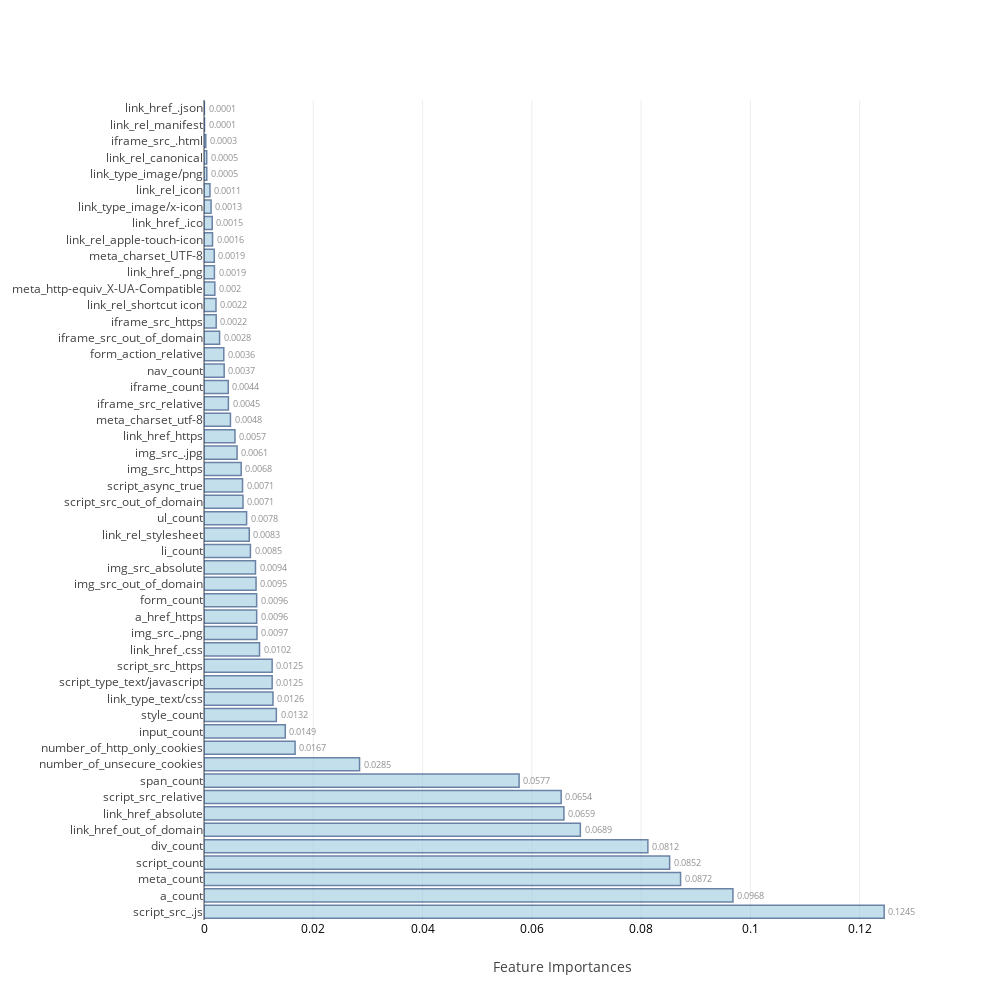
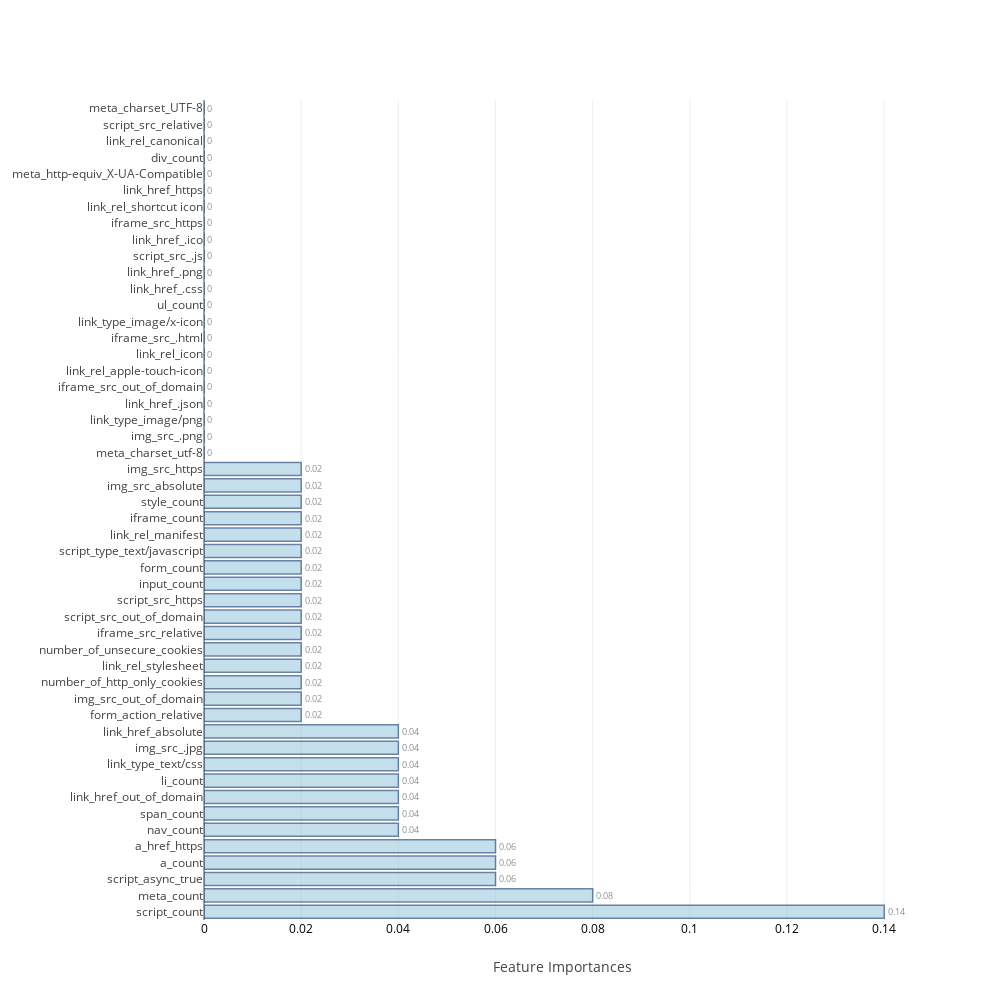
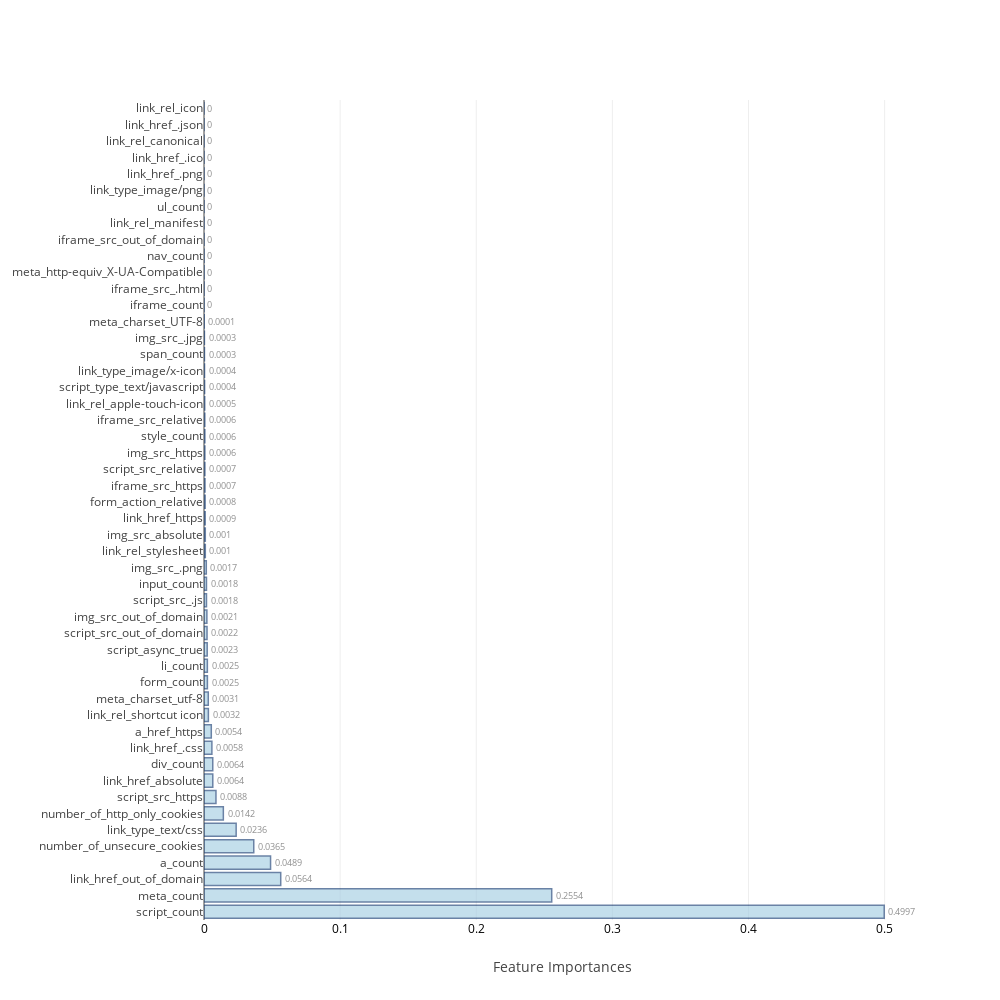
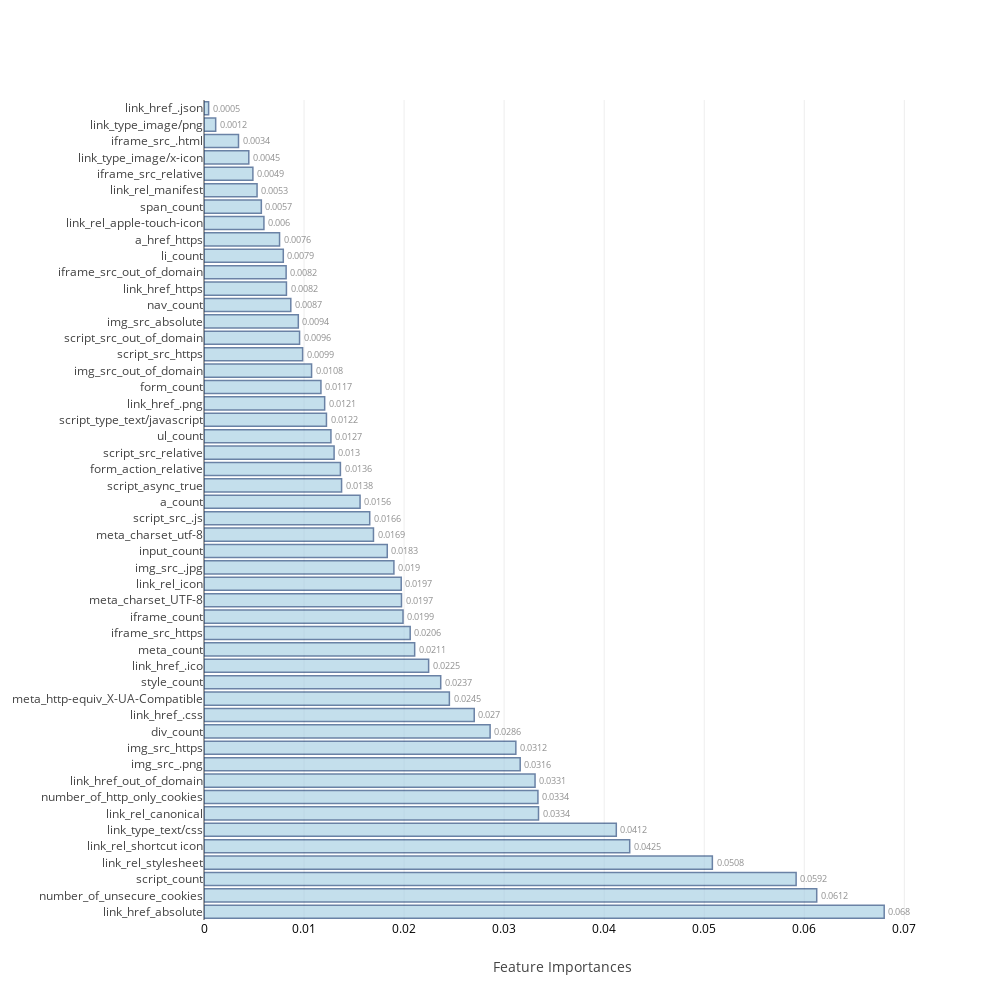

The notebook cell these images were saved under, in order:
### Code cell
feat_imp=[None]*4
j=0
for i in range(0,8):
    if i>=2 and i<=5:
        model,cm_train,cm_test,acc_train,acc_test,roc_auc,feat_imp[j]=f[i](X_train,Y_train,X_test,Y_test,http_columns)
        j=j+1
    else:
        model,cm_train,cm_test,acc_train,acc_test,roc_auc=f[i](X_train,Y_train,X_test,Y_test)
    table_80_50_train.loc[i]=   ([acc_train,cm_train.TP,cm_train.TN,cm_train.FP,cm_train.FN,cm_train.FPR,cm_train.FNR])
    table_80_50_test.loc[i] =   ([acc_test ,cm_test.TP, cm_test.TN, cm_test.FP, cm_test.FN, cm_test.FPR, cm_test.FNR,roc_auc])
    print("\n")

### Figure 1 — Plotly figure (JSON) as saved in the notebook; plotly's stock layout.template omitted (floating-point values rounded to 4 significant figures)
{"data": [{"marker": {"color": "rgb(158,202,225)", "line": {"color": "rgb(8,48,107)", "width": 1.5}}, "opacity": 0.6, "orientation": "h", "text": [0.1245, 0.0968, 0.0872, 0.0852, 0.0812, 0.0689, 0.0659, 0.0654, 0.0577, 0.0285, 0.0167, 0.0149, 0.0132, 0.0126, 0.0125, 0.0125, 0.0102, 0.0097, 0.0096, 0.0096, 0.0095, 0.0094, 0.0085, 0.0083, 0.0078, 0.0071, 0.0071, 0.0068, 0.0061, 0.0057, 0.0048, 0.0045, 0.0044, 0.0037, 0.0036, 0.0028, 0.0022, 0.0022, 0.002, 0.0019, 0.0019, 0.0016, 0.0015, 0.0013, 0.0011, 0.0005, 0.0005, 0.0003, 0.0001, 0.0001], "textposition": "outside", "type": "bar", "uid": "4110b517-212b-489f-b63e-292650b74deb", "x": [0.1245, 0.0968, 0.08722, 0.08522, 0.08124, 0.06888, 0.06587, 0.06537, 0.05767, 0.02847, 0.01667, 0.01488, 0.01324, 0.01263, 0.01248, 0.01248, 0.01016, 0.009698, 0.009641, 0.009638, 0.009525, 0.009422, 0.008494, 0.008288, 0.007794, 0.007138, 0.007053, 0.006805, 0.006052, 0.005664, 0.004839, 0.004464, 0.004439, 0.003693, 0.003621, 0.002848, 0.002233, 0.002197, 0.00198, 0.001907, 0.001882, 0.001562, 0.001506, 0.001295, 0.001089, 0.0005087, 0.0004937, 0.0003292, 9.308e-05, 6.816e-05], "y": ["script_src_.js", "a_count", "meta_count", "script_count", "div_count", "link_href_out_of_domain", "link_href_absolute", "script_src_relative", "span_count", "number_of_unsecure_cookies", "number_of_http_only_cookies", "input_count", "style_count", "link_type_text/css", "script_type_text/javascript", "script_src_https", "link_href_.css", "img_src_.png", "a_href_https", "form_count", "img_src_out_of_domain", "img_src_absolute", "li_count", "link_rel_stylesheet", "ul_count", "script_src_out_of_domain", "script_async_true", "img_src_https", "img_src_.jpg", "link_href_https", "meta_charset_utf-8", "iframe_src_relative", "iframe_count", "nav_count", "form_action_relative", "iframe_src_out_of_domain", "iframe_src_https", "link_rel_shortcut icon", "meta_http-equiv_X-UA-Compatible", "link_href_.png", "meta_charset_UTF-8", "link_rel_apple-touch-icon", "link_href_.ico", "link_type_image/x-icon", "link_rel_icon", "link_type_image/png", "link_rel_canonical", "iframe_src_.html", "link_rel_manifest", "link_href_.json"]}], "layout": {"autosize": false, "height": 1000, "width": 1000, "xaxis": {"tickfont": {"color": "black", "size": 12}, "title": "Feature Importances"}, "yaxis": {"automargin": true}}}

### Figure 2 — Plotly figure (JSON) as saved in the notebook; plotly's stock layout.template omitted (floating-point values rounded to 4 significant figures)
{"data": [{"marker": {"color": "rgb(158,202,225)", "line": {"color": "rgb(8,48,107)", "width": 1.5}}, "opacity": 0.6, "orientation": "h", "text": [0.14, 0.08, 0.06, 0.06, 0.06, 0.04, 0.04, 0.04, 0.04, 0.04, 0.04, 0.04, 0.02, 0.02, 0.02, 0.02, 0.02, 0.02, 0.02, 0.02, 0.02, 0.02, 0.02, 0.02, 0.02, 0.02, 0.02, 0.02, 0, 0, 0, 0, 0, 0, 0, 0, 0, 0, 0, 0, 0, 0, 0, 0, 0, 0, 0, 0, 0, 0], "textposition": "outside", "type": "bar", "uid": "12716296-42a7-4141-90b4-91c3307ac854", "x": [0.14, 0.08, 0.06, 0.06, 0.06, 0.04, 0.04, 0.04, 0.04, 0.04, 0.04, 0.04, 0.02, 0.02, 0.02, 0.02, 0.02, 0.02, 0.02, 0.02, 0.02, 0.02, 0.02, 0.02, 0.02, 0.02, 0.02, 0.02, 0, 0, 0, 0, 0, 0, 0, 0, 0, 0, 0, 0, 0, 0, 0, 0, 0, 0, 0, 0, 0, 0], "y": ["script_count", "meta_count", "script_async_true", "a_count", "a_href_https", "nav_count", "span_count", "link_href_out_of_domain", "li_count", "link_type_text/css", "img_src_.jpg", "link_href_absolute", "form_action_relative", "img_src_out_of_domain", "number_of_http_only_cookies", "link_rel_stylesheet", "number_of_unsecure_cookies", "iframe_src_relative", "script_src_out_of_domain", "script_src_https", "input_count", "form_count", "script_type_text/javascript", "link_rel_manifest", "iframe_count", "style_count", "img_src_absolute", "img_src_https", "meta_charset_utf-8", "img_src_.png", "link_type_image/png", "link_href_.json", "iframe_src_out_of_domain", "link_rel_apple-touch-icon", "link_rel_icon", "iframe_src_.html", "link_type_image/x-icon", "ul_count", "link_href_.css", "link_href_.png", "script_src_.js", "link_href_.ico", "iframe_src_https", "link_rel_shortcut icon", "link_href_https", "meta_http-equiv_X-UA-Compatible", "div_count", "link_rel_canonical", "script_src_relative", "meta_charset_UTF-8"]}], "layout": {"autosize": false, "height": 1000, "width": 1000, "xaxis": {"tickfont": {"color": "black", "size": 12}, "title": "Feature Importances"}, "yaxis": {"automargin": true}}}

### Figure 3 — Plotly figure (JSON) as saved in the notebook; plotly's stock layout.template omitted (floating-point values rounded to 4 significant figures)
{"data": [{"marker": {"color": "rgb(158,202,225)", "line": {"color": "rgb(8,48,107)", "width": 1.5}}, "opacity": 0.6, "orientation": "h", "text": [0.4997, 0.2554, 0.0564, 0.0489, 0.0365, 0.0236, 0.0142, 0.0088, 0.0064, 0.0064, 0.0058, 0.0054, 0.0032, 0.0031, 0.0025, 0.0025, 0.0023, 0.0022, 0.0021, 0.0018, 0.0018, 0.0017, 0.001, 0.001, 0.0009, 0.0008, 0.0007, 0.0007, 0.0006, 0.0006, 0.0006, 0.0005, 0.0004, 0.0004, 0.0003, 0.0003, 0.0001, 0, 0, 0, 0, 0, 0, 0, 0, 0, 0, 0, 0, 0], "textposition": "outside", "type": "bar", "uid": "2f7a5c5b-b964-4f14-afff-09ad8d7a30b7", "x": [0.4997, 0.2554, 0.05636, 0.04889, 0.03655, 0.02362, 0.0142, 0.008788, 0.00645, 0.006425, 0.005787, 0.005354, 0.003207, 0.00314, 0.002497, 0.002466, 0.002345, 0.002229, 0.002112, 0.001824, 0.001815, 0.001692, 0.0009705, 0.0009523, 0.0008773, 0.000829, 0.0007323, 0.0006597, 0.0006438, 0.0006395, 0.0006026, 0.0005283, 0.000443, 0.0003869, 0.0003319, 0.0003037, 0.000146, 3.94e-05, 2.828e-05, 2.223e-05, 1.923e-05, 0, 0, 0, 0, 0, 0, 0, 0, 0], "y": ["script_count", "meta_count", "link_href_out_of_domain", "a_count", "number_of_unsecure_cookies", "link_type_text/css", "number_of_http_only_cookies", "script_src_https", "link_href_absolute", "div_count", "link_href_.css", "a_href_https", "link_rel_shortcut icon", "meta_charset_utf-8", "form_count", "li_count", "script_async_true", "script_src_out_of_domain", "img_src_out_of_domain", "script_src_.js", "input_count", "img_src_.png", "link_rel_stylesheet", "img_src_absolute", "link_href_https", "form_action_relative", "iframe_src_https", "script_src_relative", "img_src_https", "style_count", "iframe_src_relative", "link_rel_apple-touch-icon", "script_type_text/javascript", "link_type_image/x-icon", "span_count", "img_src_.jpg", "meta_charset_UTF-8", "iframe_count", "iframe_src_.html", "meta_http-equiv_X-UA-Compatible", "nav_count", "iframe_src_out_of_domain", "link_rel_manifest", "ul_count", "link_type_image/png", "link_href_.png", "link_href_.ico", "link_rel_canonical", "link_href_.json", "link_rel_icon"]}], "layout": {"autosize": false, "height": 1000, "width": 1000, "xaxis": {"tickfont": {"color": "black", "size": 12}, "title": "Feature Importances"}, "yaxis": {"automargin": true}}}

### Figure 4 — Plotly figure (JSON) as saved in the notebook; plotly's stock layout.template omitted (floating-point values rounded to 4 significant figures)
{"data": [{"marker": {"color": "rgb(158,202,225)", "line": {"color": "rgb(8,48,107)", "width": 1.5}}, "opacity": 0.6, "orientation": "h", "text": [0.068, 0.0612, 0.0592, 0.0508, 0.0425, 0.0412, 0.0334, 0.0334, 0.0331, 0.0316, 0.0312, 0.0286, 0.027, 0.0245, 0.0237, 0.0225, 0.0211, 0.0206, 0.0199, 0.0197, 0.0197, 0.019, 0.0183, 0.0169, 0.0166, 0.0156, 0.0138, 0.0136, 0.013, 0.0127, 0.0122, 0.0121, 0.0117, 0.0108, 0.0099, 0.0096, 0.0094, 0.0087, 0.0082, 0.0082, 0.0079, 0.0076, 0.006, 0.0057, 0.0053, 0.0049, 0.0045, 0.0034, 0.0012, 0.0005], "textposition": "outside", "type": "bar", "uid": "9b798f4e-7555-4d69-886c-66dd945ded6d", "x": [0.06799, 0.06124, 0.05918, 0.05081, 0.04255, 0.04121, 0.03343, 0.03338, 0.03309, 0.0316, 0.03117, 0.0286, 0.02701, 0.02452, 0.02366, 0.02245, 0.02106, 0.02061, 0.01989, 0.01974, 0.01971, 0.01898, 0.01832, 0.01694, 0.01656, 0.0156, 0.01375, 0.01363, 0.013, 0.01269, 0.01224, 0.01206, 0.01169, 0.01075, 0.009857, 0.009551, 0.009426, 0.008675, 0.00824, 0.008209, 0.007924, 0.007552, 0.005989, 0.00573, 0.005304, 0.004885, 0.004477, 0.003449, 0.001168, 0.0004614], "y": ["link_href_absolute", "number_of_unsecure_cookies", "script_count", "link_rel_stylesheet", "link_rel_shortcut icon", "link_type_text/css", "link_rel_canonical", "number_of_http_only_cookies", "link_href_out_of_domain", "img_src_.png", "img_src_https", "div_count", "link_href_.css", "meta_http-equiv_X-UA-Compatible", "style_count", "link_href_.ico", "meta_count", "iframe_src_https", "iframe_count", "meta_charset_UTF-8", "link_rel_icon", "img_src_.jpg", "input_count", "meta_charset_utf-8", "script_src_.js", "a_count", "script_async_true", "form_action_relative", "script_src_relative", "ul_count", "script_type_text/javascript", "link_href_.png", "form_count", "img_src_out_of_domain", "script_src_https", "script_src_out_of_domain", "img_src_absolute", "nav_count", "link_href_https", "iframe_src_out_of_domain", "li_count", "a_href_https", "link_rel_apple-touch-icon", "span_count", "link_rel_manifest", "iframe_src_relative", "link_type_image/x-icon", "iframe_src_.html", "link_type_image/png", "link_href_.json"]}], "layout": {"autosize": false, "height": 1000, "width": 1000, "xaxis": {"tickfont": {"color": "black", "size": 12}, "title": "Feature Importances"}, "yaxis": {"automargin": true}}}
